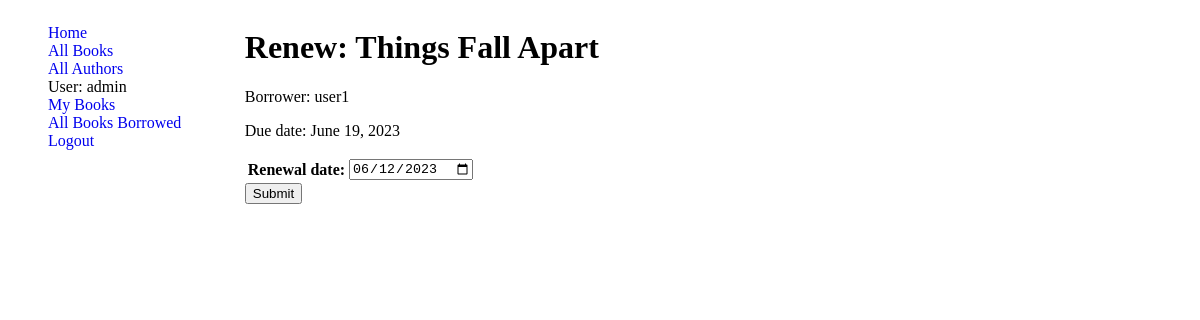
The page /catalog/book/1d945877-4610-44dd-8b07-b4cb838f61be/renew/ (signed in) on the database as committed earlier.
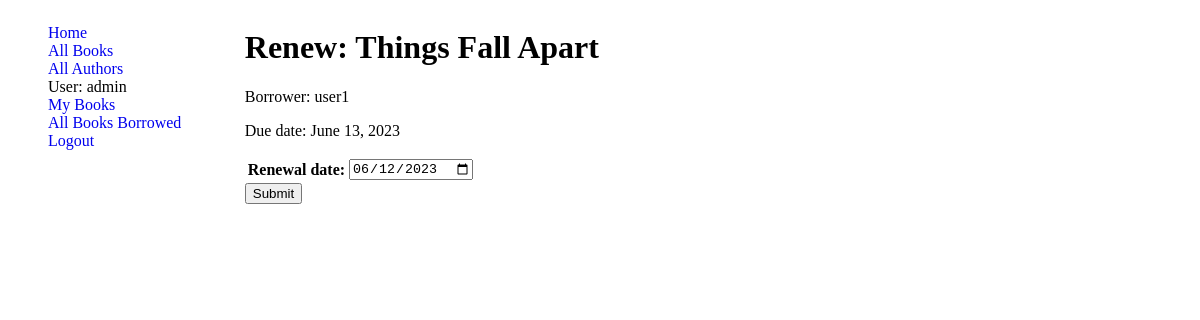
The same page on the database as committed later.
### catalog/models.py (models this page shows, shortened)
class BookInstance(models.Model):
    LOAN_STATUS = (
        ('m', 'Maintenance'),
        ('o', 'On loan'),
        ('a', 'Available'),
        ('r', 'Reserved'),
    )
    id = models.UUIDField(primary_key=True, default=uuid.uuid4, help_text='Unique ID for this particular book across whole library')
    book = models.ForeignKey(Book, on_delete=models.RESTRICT, null=True)
    imprint = models.CharField(max_length=150)
    due_back = models.DateField(blank=True, null=True)
    status =models.CharField(max_length=1, choices=LOAN_STATUS, default='m',help_text='Book availability',)
    borrower = models.ForeignKey(User, on_delete=models.SET_NULL, null=True, blank=True)
    class Meta:
        ordering = ['due_back']
        verbose_name = 'Book Instance'
    class Meta:
        permissions = (("can_mark_returned", "Set book as returned"), ("can_renew", "Can renew Borrwed Book") )

class Book(models.Model):
    title = models.CharField(max_length=100)
    author = models.ForeignKey(Author, on_delete=models.SET_NULL, null=True, )
    summary = models.TextField(max_length=1000, help_text='Enter a brief description of the book')
    language = models.ForeignKey(Language,  on_delete=models.SET_NULL, null=True)
    genre = models.ManyToManyField(Genre, help_text='Select a genre for this book')
    ISBN = models.CharField('ISBN', max_length=13, unique=True,  help_text='13 Character <a href="https://www.isbn-international.org/content/what-isbn">ISBN number</a>')

### catalog/views.py (the view)
# urls.py: path('book/<uuid:pk>/renew/', RenewBooks, name="renew-books"),
@login_required(login_url='login')
@permission_required('catalog.can_renew', raise_exception=True)
def RenewBooks(request, pk):
    book = get_object_or_404(BookInstance,id=pk)
    form = RenewBookForm()
    proposed_renewal_date = datetime.date.today() + datetime.timedelta(weeks=3)
    print("*****************************")
    print(proposed_renewal_date)
    form = RenewBookForm(initial={'renewal_date': proposed_renewal_date})
    if request.method == 'POST':
        form = RenewBookForm(request.POST)
        if form.is_valid():
            book.due_back = form.cleaned_data['renewal_date']
            book.save()
            return HttpResponseRedirect(reverse('books-borrowed-out'))
    context = {
        'form':form,
        'book':book
    }
    return render(request, 'librarian/renew-books.html', context)

### catalog/forms.py (shortened to what this page needs)
class RenewBookForm(forms.Form):
    renewal_date = forms.DateField()#(help_text="Enter a date between now and 4 weeks (default 3).")
    renewal_date = forms.DateField(widget=forms.TextInput(attrs={
        'placeholder':'YYYY-MM-DD',
        'type':'date',
    }))

### templates/librarian/renew-books.html (shortened to what this page needs)
{% extends 'base.html' %}
{% block content%}
  <h1>Renew: {{ book.book.title }}</h1>
  <p>Borrower: {{ book.borrower }}</p>
  <p {% if book_instance.is_overdue %} class="text-danger"{% endif %} >Due date: {{ book.due_back }}</p>
  <form action="" method="post">
    <table>
    {{ form.as_table }}
    </table>
    <input type="submit" value="Submit">
  </form>
{% endblock content%}

Rows that differ between the two databases and show on the page:
changed BookInstance "Things Fall Apart": due_back "June 19, 2023" → "June 13, 2023"
